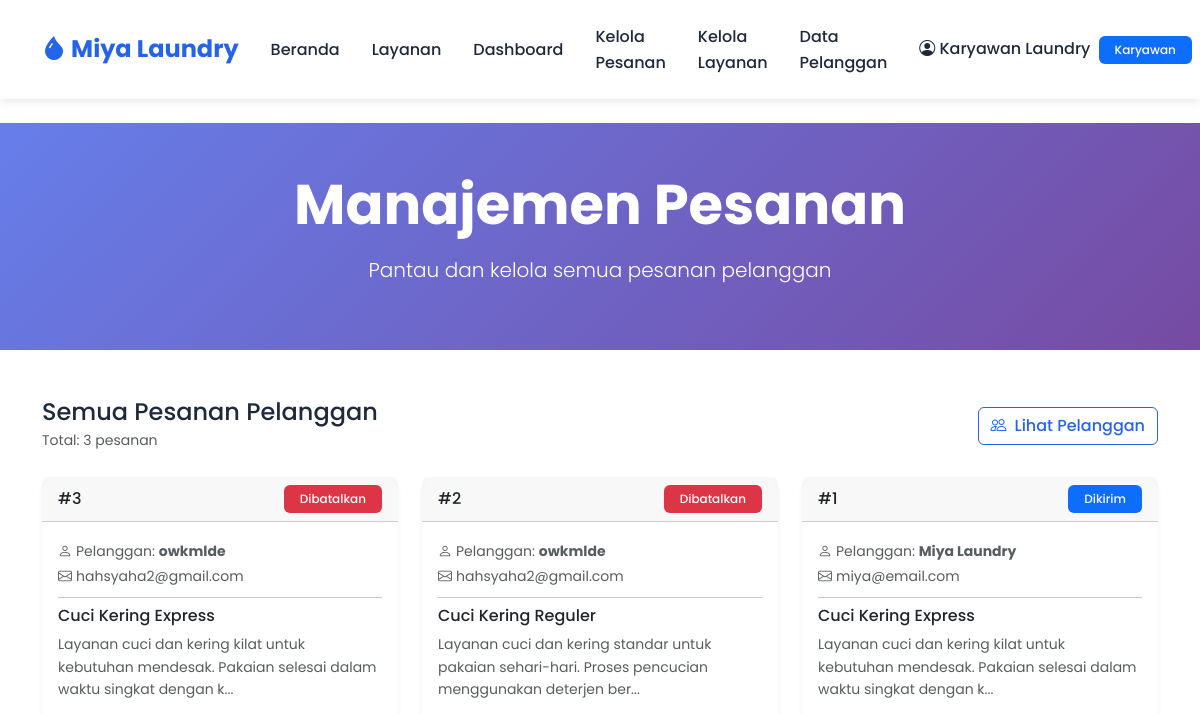
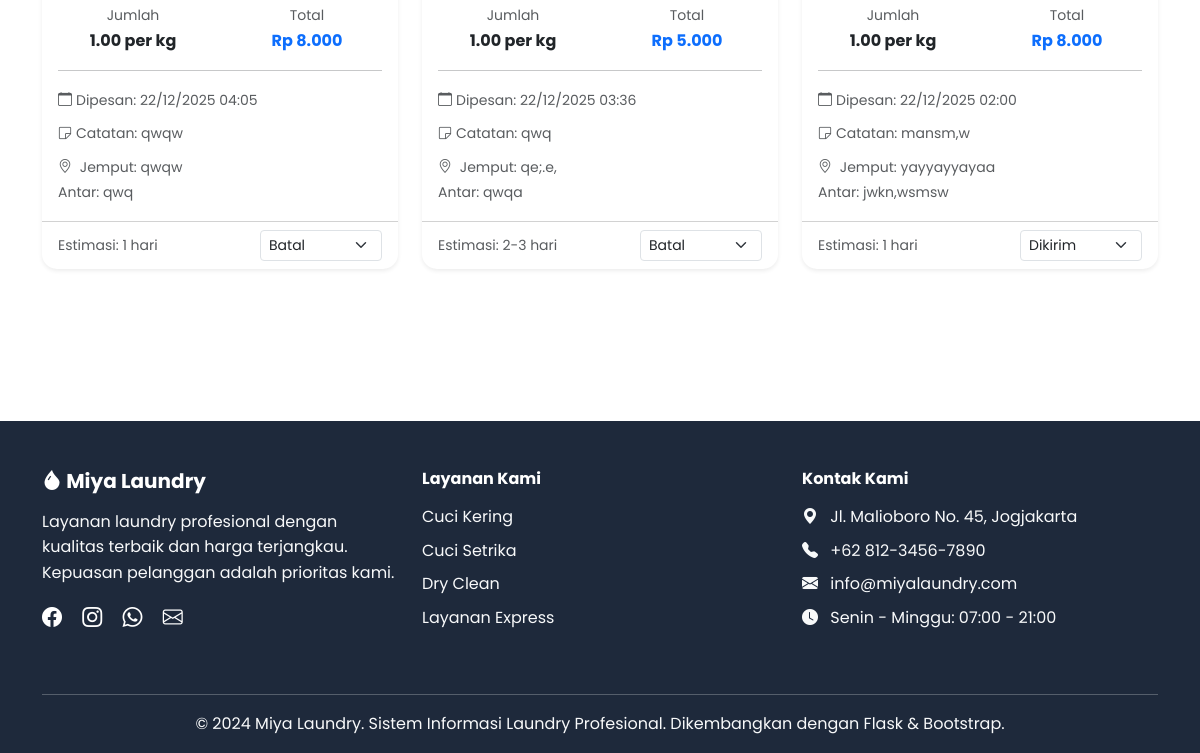
The page /orders (signed in) on the database as committed earlier (2 pictures, top to bottom).
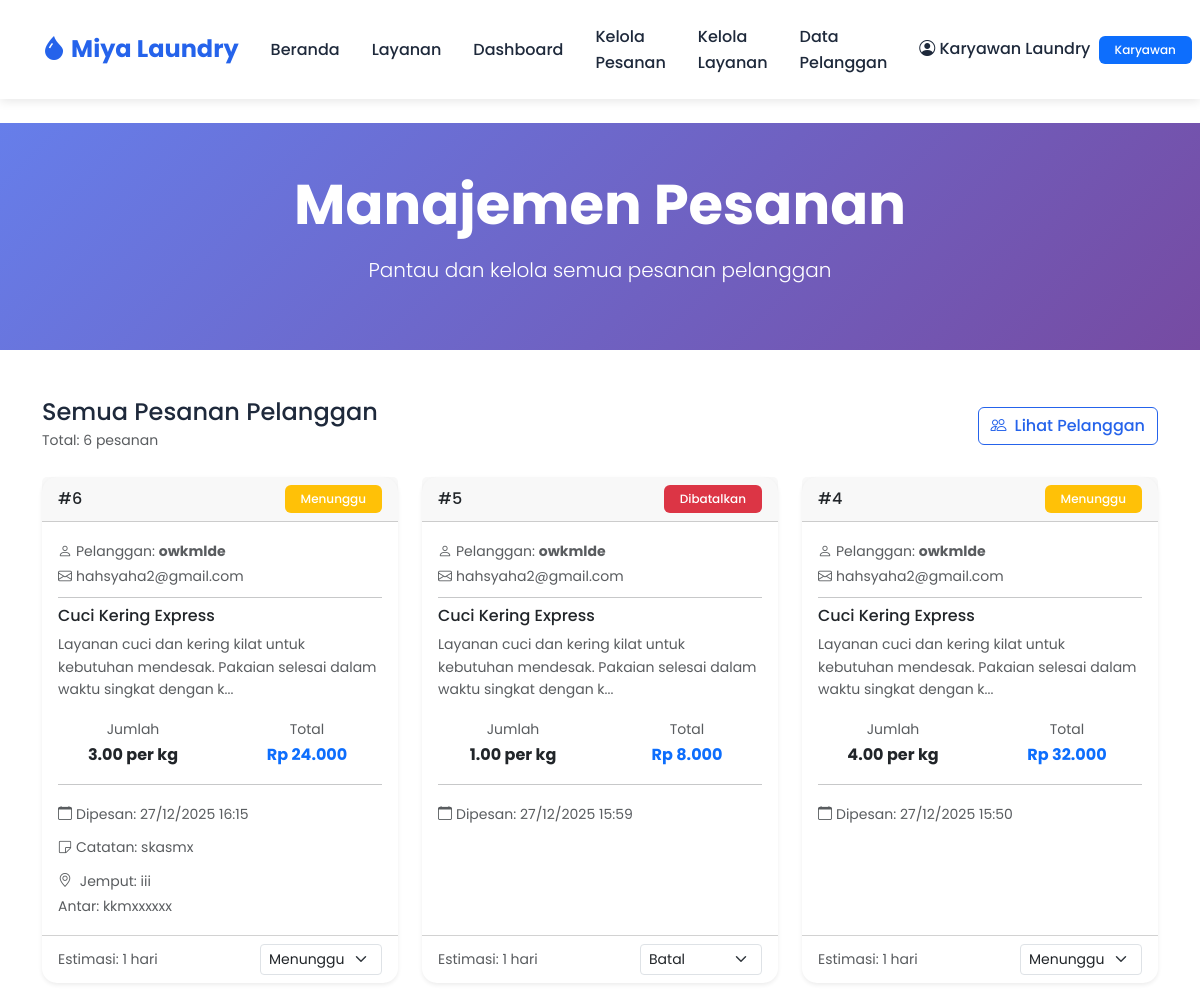
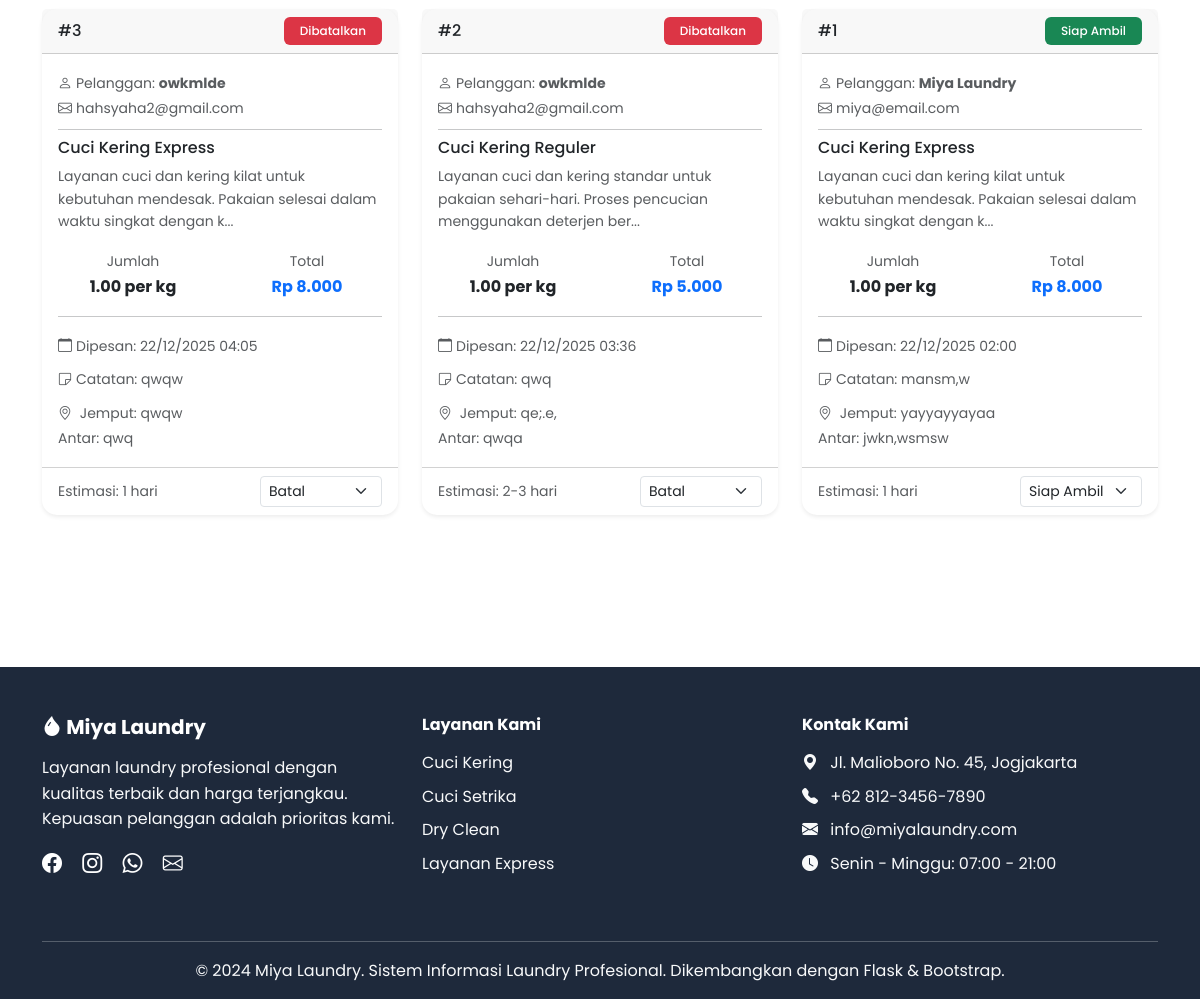
The same page on the database as committed later (2 pictures, top to bottom).
### app/models/models/user.py (models this page shows, shortened)
class User(UserMixin, database.Model):
    __tablename__ = 'users'
    id = database.Column(database.Integer, primary_key=True)
    username = database.Column(database.String(80), unique=True, nullable=False, index=True)
    email = database.Column(database.String(120), unique=True, nullable=False, index=True)
    password = database.Column(database.String(255), nullable=False)
    full_name = database.Column(database.String(100), nullable=False)
    phone = database.Column(database.String(20))
    address = database.Column(database.Text)
    created_at = database.Column(database.DateTime, default=datetime.utcnow)
    updated_at = database.Column(database.DateTime, default=datetime.utcnow, onupdate=datetime.utcnow)
    role_id = database.Column(database.Integer, database.ForeignKey('roles.id'), nullable=False)
    orders = database.relationship('ServiceOrder', backref='customer', lazy='dynamic')
    def is_karyawan(self):
        return self.role.name == 'Karyawan'

### app/models/models/role.py (models this page shows, shortened)
class Role(database.Model):
    __tablename__ = 'roles'
    id = database.Column(database.Integer, primary_key=True)
    name = database.Column(database.String(50), unique=True, nullable=False)
    description = database.Column(database.String(200))
    created_at = database.Column(database.DateTime, default=datetime.utcnow)
    users = database.relationship('User', backref='role', lazy='dynamic')

### app/models/models/order.py (models this page shows, shortened)
class ServiceOrder(database.Model):
    __tablename__ = 'service_orders'
    id = database.Column(database.Integer, primary_key=True)
    order_number = database.Column(database.String(50), unique=True, nullable=False)
    quantity = database.Column(database.Numeric(10, 2), nullable=False)
    total_price = database.Column(database.Numeric(12, 2), nullable=False)
    status = database.Column(database.String(20), default='Pending')  # Pending, Processing, Completed, Cancelled
    notes = database.Column(database.Text)
    pickup_address = database.Column(database.Text)
    delivery_address = database.Column(database.Text)
    order_date = database.Column(database.DateTime, default=datetime.utcnow)
    completed_date = database.Column(database.DateTime)
    user_id = database.Column(database.Integer, database.ForeignKey('users.id'), nullable=False)
    service_id = database.Column(database.Integer, database.ForeignKey('laundry_services.id'), nullable=False)

### app/models/models/service.py (models this page shows, shortened)
class LaundryService(database.Model):
    __tablename__ = 'laundry_services'
    id = database.Column(database.Integer, primary_key=True)
    name = database.Column(database.String(100), nullable=False)
    description = database.Column(database.Text, nullable=False)
    price = database.Column(database.Numeric(10, 2), nullable=False)
    unit = database.Column(database.String(20), nullable=False)  # per kg, per item, per meter, dll
    duration = database.Column(database.String(50))  # estimasi waktu pengerjaan
    image_url = database.Column(database.String(500))
    is_active = database.Column(database.Boolean, default=True)
    created_at = database.Column(database.DateTime, default=datetime.utcnow)
    updated_at = database.Column(database.DateTime, default=datetime.utcnow, onupdate=datetime.utcnow)
    orders = database.relationship('ServiceOrder', backref='service', lazy='dynamic')

### app/models/routes/main.py (the view)
@main_blueprint.route('/orders')
@login_required
def orders():
    if current_user.is_karyawan():
        all_orders = ServiceOrder.query.order_by(ServiceOrder.order_date.desc()).all()
        return render_template('orders.html', orders=all_orders, is_karyawan=True)
    else:
        user_orders = ServiceOrder.query.filter_by(user_id=current_user.id).order_by(ServiceOrder.order_date.desc()).all()
        return render_template('orders.html', orders=user_orders, is_karyawan=False)

### app/templates/orders.html (shortened to what this page needs)
{% extends 'base.html' %}
{% block content %}
<section class="py-5" style="background: linear-gradient(135deg, #667eea 0%, #764ba2 100%); color: white;">
    <div class="container text-center">
        <h1 class="display-4 fw-bold mb-3">
            {% if is_karyawan %}Manajemen Pesanan{% else %}Riwayat Pesanan{% endif %}
        </h1>
        <p class="lead">
            {% if is_karyawan %}Pantau dan kelola semua pesanan pelanggan{% else %}Pantau status pesanan laundry Anda{% endif %}
        </p>
    </div>
</section>
<section class="py-5">
    <div class="container">
        {% if is_karyawan %}
        <div class="d-flex justify-content-between align-items-center mb-4">
            <div>
                <h4 class="mb-0">Semua Pesanan Pelanggan</h4>
                <small class="text-muted">Total: {{ orders|length }} pesanan</small>
            </div>
            <a href="{{ url_for('admin.manage_customers') }}" class="btn btn-outline-primary">
                <i class="bi bi-people me-2"></i>Lihat Pelanggan
            </a>
        </div>
        {% endif %}
        {% if orders %}
        <div class="row">
            {% for order in orders %}
            <div class="col-md-6 col-lg-4 mb-4">
                <div class="card h-100 shadow-sm">
                    <div class="card-header">
                        <div class="d-flex justify-content-between align-items-center">
                            <h6 class="mb-0">#{{ order.id }}</h6>
                            <span class="badge
                                {% if order.status == 'pending' %}bg-warning
                                {% elif order.status == 'processing' %}bg-info
                                {% elif order.status == 'ready' %}bg-success
                                {% elif order.status == 'delivered' %}bg-primary
                                {% elif order.status == 'cancelled' %}bg-danger
                                {% else %}bg-secondary{% endif %}">
                                {% if order.status == 'pending' %}Menunggu
                                {% elif order.status == 'processing' %}Diproses
                                {% elif order.status == 'ready' %}Siap Ambil
                                {% elif order.status == 'delivered' %}Dikirim
                                {% elif order.status == 'cancelled' %}Dibatalkan
                                {% else %}{{ order.status }}{% endif %}
                            </span>
                        </div>
                    </div>
                    <div class="card-body">
                        {% if is_karyawan %}
                        <div class="mb-2">
                            <small class="text-muted">
                                <i class="bi bi-person me-1"></i>Pelanggan: <strong>{{ order.customer.full_name }}</strong>
                            </small>
                            <br>
                            <small class="text-muted">
                                <i class="bi bi-envelope me-1"></i>{{ order.customer.email }}
                            </small>
                        </div>
                        <hr class="my-2">
                        {% endif %}
                        <h6 class="card-title">{{ order.service.name }}</h6>
                        <p class="card-text text-muted small">{{ order.service.description[:100] }}...</p>
                        <div class="row text-center">
                            <div class="col-6">
                                <small class="text-muted">Jumlah</small>
                                <div class="fw-bold">{{ order.quantity }} {{ order.service.unit }}</div>
                            </div>
                            <div class="col-6">
                                <small class="text-muted">Total</small>
                                <div class="fw-bold text-primary">Rp {{ order.total_price|number_format }}</div>
                            </div>
                        </div>
                        <hr>
                        <small class="text-muted">
                            <i class="bi bi-calendar me-1"></i>Dipesan: {{ order.order_date.strftime('%d/%m/%Y %H:%M') }}
                        </small>
                        {% if order.notes %}
                        <div class="mt-2">
                            <small class="text-muted">
                                <i class="bi bi-sticky me-1"></i>Catatan: {{ order.notes }}
                            </small>
                        </div>
                        {% endif %}
                        {% if order.pickup_address or order.delivery_address %}
                        <div class="mt-2">
                            <small class="text-muted">
                                <i class="bi bi-geo-alt me-1"></i>
                                {% if order.pickup_address %}Jemput: {{ order.pickup_address[:50] }}{% if order.pickup_address|length > 50 %}...{% endif %}{% endif %}
                                {% if order.delivery_address %}<br>Antar: {{ order.delivery_address[:50] }}{% if order.delivery_address|length > 50 %}...{% endif %}{% endif %}
                            </small>
                        </div>
                        {% endif %}
                    </div>
                    <div class="card-footer bg-transparent">
                        <div class="d-flex justify-content-between align-items-center">
                            <small class="text-muted">
                                Estimasi: {{ order.service.duration }}
                            </small>
                            {% if is_karyawan %}
                            <form method="POST" action="{{ url_for('admin.update_order_status', order_id=order.id) }}" class="d-inline">
                                <select name="status" class="form-select form-select-sm" onchange="this.form.submit()" style="width: auto;">
                                    <option value="pending" {% if order.status == 'pending' %}selected{% endif %}>Menunggu</option>
                                    <option value="ready" {% if order.status == 'ready' %}selected{% endif %}>Siap Ambil</option>
                                    <option value="delivered" {% if order.status == 'delivered' %}selected{% endif %}>Dikirim</option>
                                    <option value="cancelled" {% if order.status == 'cancelled' %}selected{% endif %}>Batal</option>
                                </select>
                            </form>
                            {% endif %}
                        </div>
                    </div>
                </div>
            </div>
            {% endfor %}
        </div>
        {% endif %}
    </div>
</section>
{% endblock %}

### app/templates/base.html (shortened to what this page needs)
<!DOCTYPE html>
<html lang="id">
<head>
    <link href="https://cdn.jsdelivr.net/npm/bootstrap@5.3.2/dist/css/bootstrap.min.css" rel="stylesheet">
    <link rel="stylesheet" href="https://cdn.jsdelivr.net/npm/bootstrap-icons@1.11.1/font/bootstrap-icons.css">
</head>
<body>
    {% include 'components/navbar.html' %}
    <main>
        {% block content %}{% endblock %}
    </main>
    {% include 'components/footer.html' %}
</body>
</html>

### app/templates/components/navbar.html (shortened to what this page needs)
<nav class="navbar navbar-expand-lg sticky-top">
    <div class="container">
        <a class="navbar-brand" href="{{ url_for('main.index') }}">
            <i class="bi bi-droplet-fill"></i> Miya Laundry
        </a>
        <div class="collapse navbar-collapse" id="navbarNav">
            <ul class="navbar-nav ms-auto align-items-center">
                <li class="nav-item">
                    <a class="nav-link" href="{{ url_for('main.index') }}">Beranda</a>
                </li>
                <li class="nav-item">
                    <a class="nav-link" href="{{ url_for('main.services') }}">Layanan</a>
                </li>
                {% if current_user.is_authenticated %}
                    {% if current_user.is_karyawan() %}
                        <li class="nav-item">
                            <a class="nav-link" href="{{ url_for('admin.dashboard') }}">Dashboard</a>
                        </li>
                        <li class="nav-item">
                            <a class="nav-link" href="{{ url_for('admin.manage_orders') }}">Kelola Pesanan</a>
                        </li>
                        <li class="nav-item">
                            <a class="nav-link" href="{{ url_for('admin.manage_services') }}">Kelola Layanan</a>
                        </li>
                        <li class="nav-item">
                            <a class="nav-link" href="{{ url_for('admin.manage_customers') }}">Data Pelanggan</a>
                        </li>
                    {% else %}
                        <li class="nav-item">
                            <a class="nav-link" href="{{ url_for('main.orders') }}">Pesanan Saya</a>
                        </li>
                    {% endif %}
                    <li class="nav-item dropdown">
                        <a class="nav-link dropdown-toggle" href="#" role="button" data-bs-toggle="dropdown">
                            <i class="bi bi-person-circle"></i> {{ current_user.full_name }}
                            <span class="badge bg-primary ms-1">{{ current_user.role.name }}</span>
                        </a>
                    </li>
                {% endif %}
            </ul>
        </div>
    </div>
</nav>

### app/templates/components/footer.html
<footer>
    <div class="container">
        <div class="row">
            <div class="col-md-4 mb-4">
                <h5 class="fw-bold mb-3"><i class="bi bi-droplet-fill"></i> Miya Laundry</h5>
                <p class="text-light">Layanan laundry profesional dengan kualitas terbaik dan harga terjangkau. Kepuasan pelanggan adalah prioritas kami.</p>
                <div class="mt-3">
                    <a href="#" class="text-white me-3"><i class="bi bi-facebook fs-5"></i></a>
                    <a href="#" class="text-white me-3"><i class="bi bi-instagram fs-5"></i></a>
                    <a href="#" class="text-white me-3"><i class="bi bi-whatsapp fs-5"></i></a>
                    <a href="#" class="text-white"><i class="bi bi-envelope fs-5"></i></a>
                </div>
            </div>
            <div class="col-md-4 mb-4">
                <h6 class="fw-bold mb-3">Layanan Kami</h6>
                <ul class="list-unstyled">
                    <li class="mb-2"><a href="{{ url_for('main.services') }}" class="text-light text-decoration-none">Cuci Kering</a></li>
                    <li class="mb-2"><a href="{{ url_for('main.services') }}" class="text-light text-decoration-none">Cuci Setrika</a></li>
                    <li class="mb-2"><a href="{{ url_for('main.services') }}" class="text-light text-decoration-none">Dry Clean</a></li>
                    <li class="mb-2"><a href="{{ url_for('main.services') }}" class="text-light text-decoration-none">Layanan Express</a></li>
                </ul>
            </div>
            <div class="col-md-4 mb-4">
                <h6 class="fw-bold mb-3">Kontak Kami</h6>
                <ul class="list-unstyled text-light">
                    <li class="mb-2"><i class="bi bi-geo-alt-fill me-2"></i> Jl. Malioboro No. 45, Jogjakarta</li>
                    <li class="mb-2"><i class="bi bi-telephone-fill me-2"></i> +62 812-3456-7890</li>
                    <li class="mb-2"><i class="bi bi-envelope-fill me-2"></i> info@miyalaundry.com</li>
                    <li class="mb-2"><i class="bi bi-clock-fill me-2"></i> Senin - Minggu: 07:00 - 21:00</li>
                </ul>
            </div>
        </div>
        <hr class="border-light mt-4">
        <div class="row">
            <div class="col-md-12 text-center">
                <p class="text-light mb-0">&copy; 2024 Miya Laundry. Sistem Informasi Laundry Profesional. Dikembangkan dengan Flask & Bootstrap.</p>
            </div>
        </div>
    </div>
</footer>

Rows that differ between the two databases and show on the page:
added ServiceOrder: id "6", shows "Menunggu", customer.full_name "owkmlde", customer.email "hahsyaha2@gmail.com", service.name "Cuci Kering Express", service "Layanan cuci dan kering kilat untuk kebutuhan mendesak. Pakaian selesai dalam waktu singkat dengan k", quantity "3.00", service.unit "per kg", total_price|number_format "24.000", order_date "27/12/2025 16:15", notes "skasmx", pickup_address "iii", delivery_address "kkmxxxxxx", service.duration "1 hari", status "Menunggu"
added ServiceOrder: id "5", shows "Dibatalkan", customer.full_name "owkmlde", customer.email "hahsyaha2@gmail.com", service.name "Cuci Kering Express", service "Layanan cuci dan kering kilat untuk kebutuhan mendesak. Pakaian selesai dalam waktu singkat dengan k", quantity "1.00", service.unit "per kg", total_price|number_format "8.000", order_date "27/12/2025 15:59", service.duration "1 hari", status "Batal"
added ServiceOrder: id "4", shows "Menunggu", customer.full_name "owkmlde", customer.email "hahsyaha2@gmail.com", service.name "Cuci Kering Express", service "Layanan cuci dan kering kilat untuk kebutuhan mendesak. Pakaian selesai dalam waktu singkat dengan k", quantity "4.00", service.unit "per kg", total_price|number_format "32.000", order_date "27/12/2025 15:50", service.duration "1 hari", status "Menunggu"
changed ServiceOrder "mansm,w": status "Dikirim" → "Siap Ambil"
Other text that changed with them:
{{ orders|length }}: "3" → "6"
